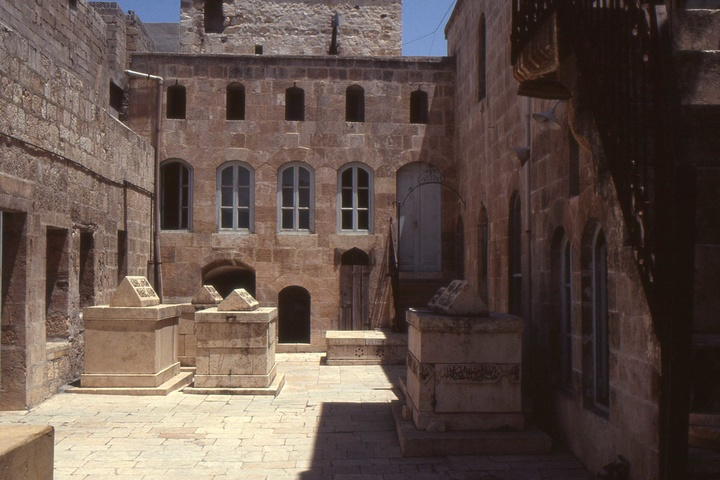
#> input picture images/a.jpg, 720 x 480 px, found by its file name
$ python hough_line_detection_experiment.py
#> lines starting #> are read from the running program, lines starting #| are printed output that depends on the picture; after the words box and inside, x2 and y2 are one past the last pixel; in counts of white or black regions, pixels touching at a corner belong together
"""
Hough-line detection experiment for manuscript and page images.

This standalone OpenCV script compares standard Hough lines and
probabilistic Hough lines on a sample image.
"""

import cv2 as cv
import numpy as np


IMAGE_PATH = "images/a.jpg"
RESIZE_RATE = 1.5


original_image = cv.imread(IMAGE_PATH)
#> original_image is the input picture: shape (480, 720, 3); mean B, G, R 74.1, 81.4, 97.5
# resizeRate = float(input("input the resize rate of image: "))
original_image = cv.resize(
    original_image,
    (
        int(original_image.shape[1] * RESIZE_RATE),
        int(original_image.shape[0] * RESIZE_RATE),
    ),
)
#> original_image: shape (720, 1080, 3)
hough_lines_image = original_image.copy()


# Hough line detection works on the Canny edge map.
gray = cv.cvtColor(hough_lines_image, cv.COLOR_BGR2GRAY)
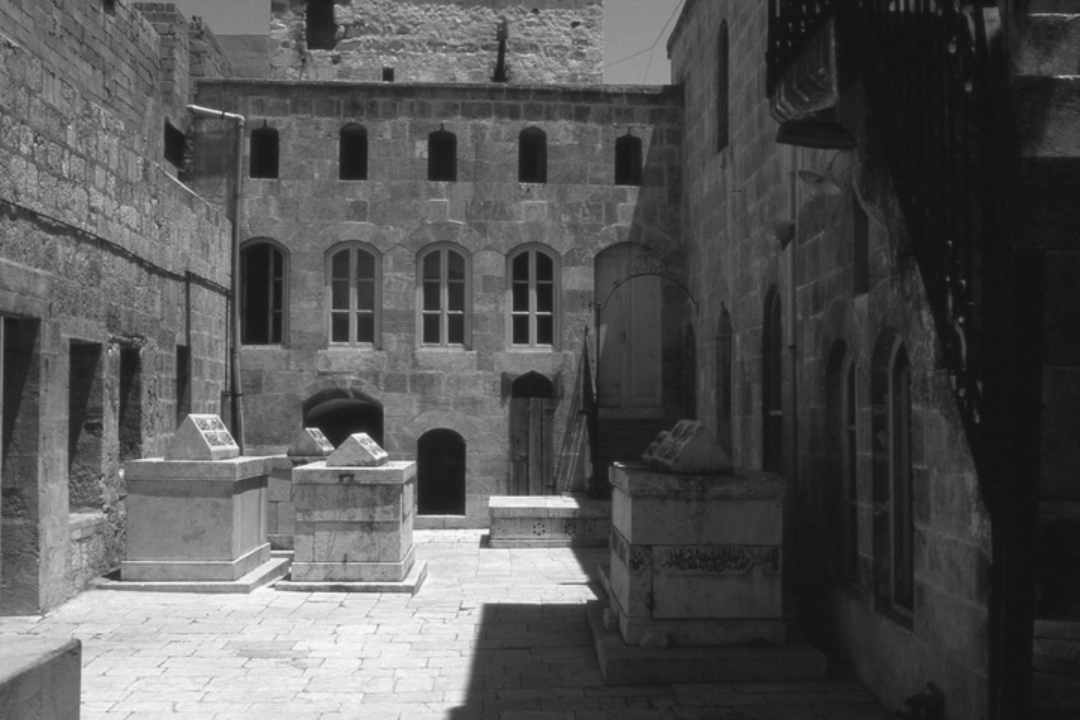
#> gray: shape (720, 1080); min 16, max 250, mean 85.3
edges = cv.Canny(gray.copy(), 50, 150, apertureSize=3)
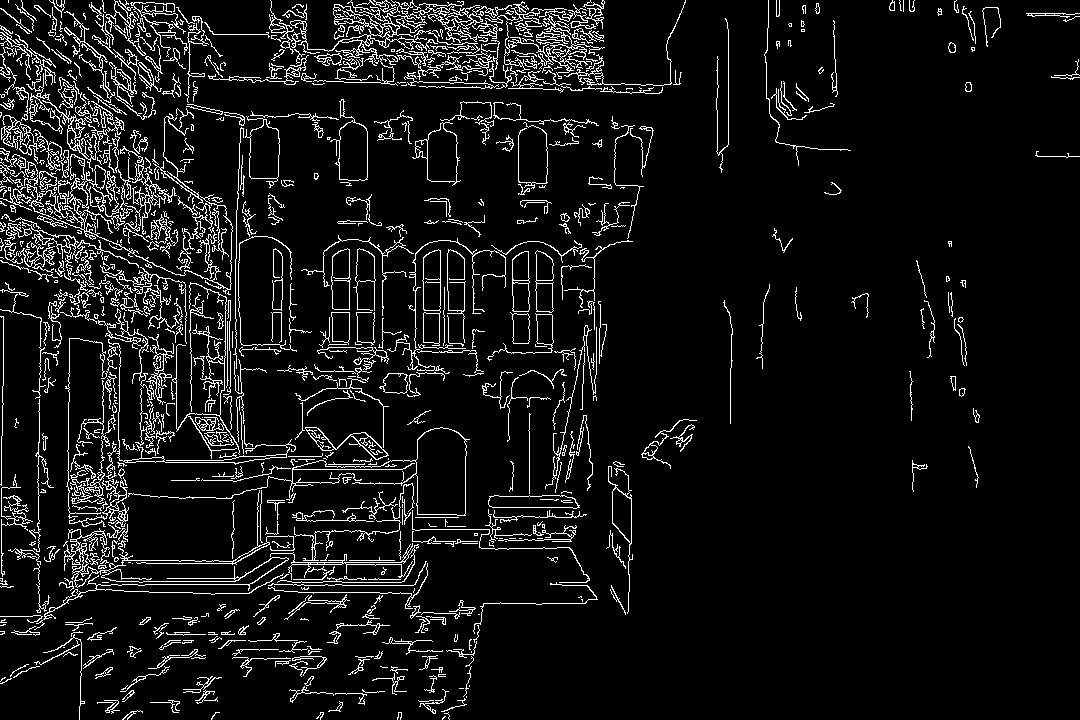
#> edges: shape (720, 1080); 7.5% white in thin lines or dots

cv.imshow("Canny", edges)
# cv.imshow("Binary", binary)

# Standard Hough lines are represented by rho and theta.
lines = cv.HoughLines(edges, 1, np.pi / 180, 200)
#> lines = 26 rows, first 8: [70, 1.61], [46, 0.0175], [1, 0], [9, 0.0175], [73, 1.59], [68, 0], [47, 2.36], [103, 0]

if lines is not None:
    for line in lines:
        rho, theta = line[0]
        print(theta)
        print(rho)
        a = np.cos(theta)
        b = np.sin(theta)
        x0 = a * rho
        y0 = b * rho
        x1 = int(x0 + 1000 * (-b))
        y1 = int(y0 + 1000 * a)
        x2 = int(x0 - 1000 * (-b))
        y2 = int(y0 - 1000 * a)

        cv.line(hough_lines_image, (x1, y1), (x2, y2), (0, 0, 255), 2)
#> this loop made 26 passes
#> (rho, theta, a, b, x0, y0, x1, y1) on passes 1 to 12: (70, 1.61, -0.0349, 0.999, -2.44, 69.96, -1001, 35), (46, 0.0175, 1, 0.0175, 45.99, 0.803, 28, 1000), (1, 0, 1, 0, 1, 0, 1, 1000), (9, 0.0175, 1, 0.0175, 9, 0.157, -8, 1000), (73, 1.59, -0.0175, 1, -1.27, 72.99, -1001, 55), (68, 0, 1, 0, 68, 0, 68, 1000), (47, 2.36, -0.707, 0.707, -33.23, 33.23, -740, -673), (103, 0, 1, 0, 103, 0, 103, 1000), (429, 0.785, 0.707, 0.707, 303.3, 303.3, -403, 1010), (560, 1.57, -4.37e-08, 1, -2.45e-05, 560, -1000, 559), (416, 0.785, 0.707, 0.707, 294.2, 294.2, -412, 1001), (42, 1.54, 0.0349, 0.999, 1.47, 41.97, -997, 76)
#> (printed output is left out)
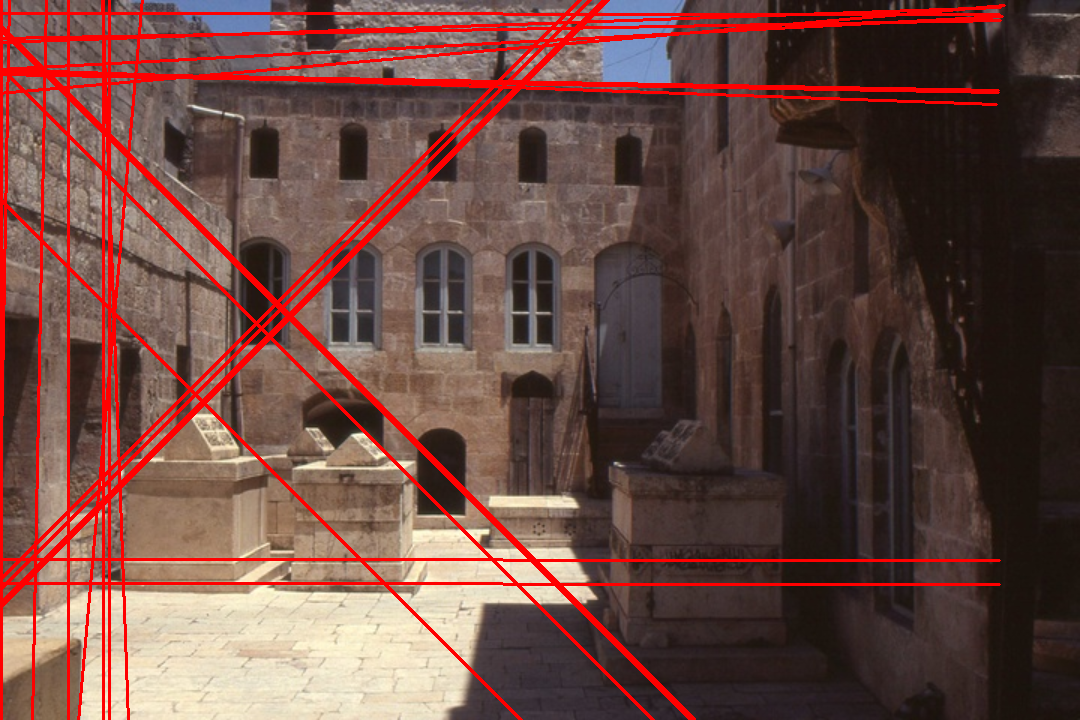
#> hough_lines_image: shape (720, 1080, 3); mean B, G, R 66.3, 73, 108.4

# Probabilistic Hough lines return explicit endpoint coordinates.
lines = cv.HoughLinesP(edges, 1, np.pi / 180, 50, minLineLength=100, maxLineGap=10)
#> lines = 83 rows, first 6: [39, 428, 40, 317], [372, 55, 598, 31], [438, 13, 551, 13], [442, 23, 600, 15], [470, 59, 579, 71], [68, 516, 68, 373]
if lines is not None:
    for line in lines:
        x1, y1, x2, y2 = line[0]
        cv.line(hough_lines_image, (x1, y1), (x2, y2), (0, 255, 0), 2)
#> this loop made 83 passes
#> (x1, y1, x2, y2) on passes 1 to 12: (39, 428, 40, 317), (372, 55, 598, 31), (438, 13, 551, 13), (442, 23, 600, 15), (470, 59, 579, 71), (68, 516, 68, 373), (1, 201, 102, 302), (384, 81, 487, 83), (103, 589, 103, 473), (84, 592, 103, 457), (2, 32, 120, 150), (180, 169, 216, 272)
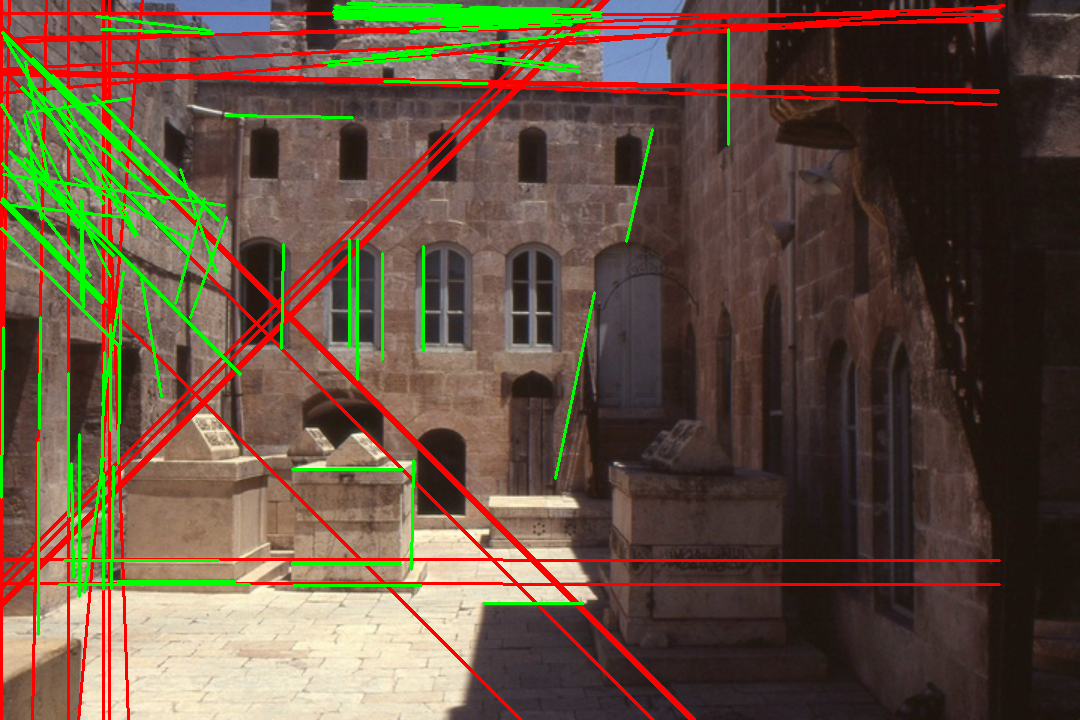
#> hough_lines_image: shape (720, 1080, 3); 4.17% of pixels changed, all inside (x1, y1, x2, y2) = (0, 2, 730, 636)


cv.imshow("Original image", original_image)
cv.imshow("Hough Lines base on Canny", hough_lines_image)

cv.waitKey(0)
